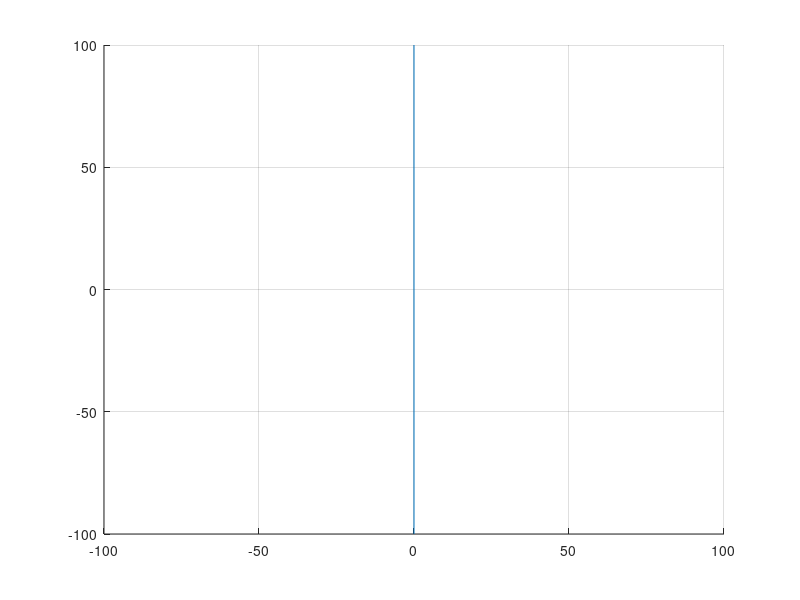

This figure's MATLAB source:
function main_risanjeBezierovihKrivulj
% Funkcija izriše Figuro, kjer je možno z klikom na tipke in levim klikom 
% miške dodajati kontrolne točke na graf, jih premikati in izrisati
% Bezierovo krivuljo.

clear all;
najvecjeStTock = 20;

% definiramo limite velikosti grafa (da se ne resizea)
x_velikost = [-100 100];
y_velikost = [-100 100];
% odpremo nov figure z podanimi limitami
fig = figure('Resize','off');
xlim(x_velikost)
ylim(y_velikost)
hold on; grid on;

% Nastavitev figure velikosti
x0=10;
y0=10;
width=900;
height=900;
set(gcf,'position',[x0,y0,width,height])
% nastavitev za tipke
set(fig,'KeyPressFcn',@pritisnjenaTipka);

% izpisemo navodila
disp('Ukazi: ');
disp('t ... Dodaj kontrolno točko');
disp('m ... Premakni točko');
disp('b ... Generiraj Bezierovo krivuljo glede na kontrolne točke');
% disp('r ... Rotacija okoli osi (y = 0)'); Ne dela

% narisemo funkcijo y = 0
plot([0 0], [-100 100]);
% dolocimo spremenljivke
global st_tock; global tocke; global narisane_tocke; global bt;
tocke = ones(najvecjeStTock,2) * -200;
st_tock = 0;
narisane_tocke = zeros(1,najvecjeStTock);

    function narisiVse
        % funkcija narise vse tocke in bez. krivuljo
        cla;
        plot([0 0], [-100 100]);
        for i=1:st_tock
           narisane_tocke(i) = plot(tocke(i,1), tocke(i,2), 'r-o');
        end
        if not(isempty(bt))
            plot(bt(1,:), bt(2,:), 'r');
        end
    end

    function y = pritisnjenaTipka(~,event)
        % ce pritisnemo t
        if strcmp(event.Key,'t')==1
            dodajTocko;
            narisiVse;
        % ce pritisnemo m
        elseif strcmp(event.Key, 'm')==1
            premakniTocko;
            narisiVse;
        % ce pritisnemo b
        elseif strcmp(event.Key,'b')==1
            generirajBezier;
            narisiVse;
        % ce pritisnemo r
        elseif strcmp(event.Key,'r')==1
            rotacija;
        end
    end

    function dodajTocko
        % funkcija doda tocko na graf
        tocka = ginput(1);
        st_tock = st_tock + 1;
        tocke(st_tock,1) = tocka(1);
        tocke(st_tock,2) = tocka(2);
        narisiVse;
    end
    
    function premakniTocko
        % funkcija premakne izbrano tocko
        tocki = ginput(2);
        tocka1 = tocki(1,:);
        tocka2 = tocki(2,:);
        % najdemo indeks najblizje tocke tocki ena(prvi izbrani) 
        [~, x_indeks] = min(abs(tocke(:,1)-tocka1(1))); %najblizji indeks
        [~, y_indeks] = min(abs(tocke(:,2)-tocka1(2)));
        % Ce se indeksa ujemata, premaknemo 
        if x_indeks == y_indeks
            tocke(x_indeks,1) = tocka2(1);
            tocke(y_indeks,2) = tocka2(2);
            % zbrisemo zadnjo narisano tocko
            % delete(narisane_tocke(x_indeks));
        end
        if not(isempty(bt))
            % ce je krivulja ze bla narisana, jo ponovno narisemo, da se
            % popravi glede na spremenjeno tocko
           generirajBezier; 
        end
    end

    function generirajBezier
        % funkcija zgenerira tocke bezierjeve krivulje glede na dolocene
        % kontrolne tocke
        if st_tock > 1
            transp = tocke';
            kontrolne_tocke = transp(:,1:st_tock);
            t = linspace(0, 1, 100);
            bt = bezier(kontrolne_tocke, t);
            narisiVse;
        end
    end

    function rotacija
        % Ne dela trenutno
        % funkcija zarotira bezierjevo krivuljo, ter izrise surf
        rotacijaKontrolnihTock(bt, 30);
    end
end
